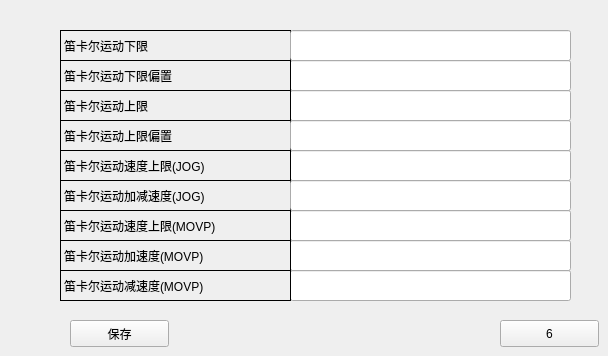
      <widget class="QWidget" name="page_23">
       <widget class="QLineEdit" name="lineEdit_128">
        <property name="geometry">
         <rect>
          <x>290</x>
          <y>210</y>
          <width>281</width>
          <height>31</height>
         </rect>
        </property>
       </widget>
       <widget class="QLineEdit" name="lineEdit_129">
        <property name="geometry">
         <rect>
          <x>290</x>
          <y>90</y>
          <width>281</width>
          <height>31</height>
         </rect>
        </property>
       </widget>
       <widget class="QLabel" name="label_176">
        <property name="geometry">
         <rect>
          <x>60</x>
          <y>180</y>
          <width>231</width>
          <height>31</height>
         </rect>
        </property>
        <property name="frameShape">
         <enum>QFrame::Panel</enum>
        </property>
        <property name="text">
         <string>笛卡尔运动加减速度(JOG)</string>
        </property>
       </widget>
       <widget class="QLineEdit" name="lineEdit_141">
        <property name="geometry">
         <rect>
          <x>290</x>
          <y>150</y>
          <width>281</width>
          <height>31</height>
         </rect>
        </property>
       </widget>
       <widget class="QLineEdit" name="lineEdit_142">
        <property name="geometry">
         <rect>
          <x>290</x>
          <y>270</y>
          <width>281</width>
          <height>31</height>
         </rect>
        </property>
       </widget>
       <widget class="QLabel" name="label_177">
        <property name="geometry">
         <rect>
          <x>60</x>
          <y>150</y>
          <width>231</width>
          <height>31</height>
         </rect>
        </property>
        <property name="frameShape">
         <enum>QFrame::Panel</enum>
        </property>
        <property name="text">
         <string>笛卡尔运动速度上限(JOG)</string>
        </property>
       </widget>
       <widget class="QLabel" name="label_178">
        <property name="geometry">
         <rect>
          <x>60</x>
          <y>120</y>
          <width>231</width>
          <height>31</height>
         </rect>
        </property>
        <property name="frameShape">
         <enum>QFrame::Panel</enum>
        </property>
        <property name="text">
         <string>笛卡尔运动上限偏置</string>
        </property>
       </widget>
       <widget class="QLineEdit" name="lineEdit_143">
        <property name="geometry">
         <rect>
          <x>290</x>
          <y>120</y>
          <width>281</width>
          <height>31</height>
         </rect>
        </property>
       </widget>
       <widget class="QPushButton" name="pushButton_65">
        <property name="geometry">
         <rect>
          <x>70</x>
          <y>320</y>
          <width>99</width>
          <height>27</height>
         </rect>
        </property>
        <property name="text">
         <string>保存</string>
        </property>
       </widget>
       <widget class="QLabel" name="label_186">
        <property name="geometry">
         <rect>
          <x>60</x>
          <y>210</y>
          <width>231</width>
          <height>31</height>
         </rect>
        </property>
        <property name="frameShape">
         <enum>QFrame::Panel</enum>
        </property>
        <property name="text">
         <string>笛卡尔运动速度上限(MOVP)</string>
        </property>
       </widget>
       <widget class="QLineEdit" name="lineEdit_144">
        <property name="geometry">
         <rect>
          <x>290</x>
          <y>60</y>
          <width>281</width>
          <height>31</height>
         </rect>
        </property>
       </widget>
       <widget class="QLineEdit" name="lineEdit_145">
        <property name="geometry">
         <rect>
          <x>290</x>
          <y>240</y>
          <width>281</width>
          <height>31</height>
         </rect>
        </property>
       </widget>
       <widget class="QLabel" name="label_187">
        <property name="geometry">
         <rect>
          <x>60</x>
          <y>90</y>
          <width>231</width>
          <height>31</height>
         </rect>
        </property>
        <property name="frameShape">
         <enum>QFrame::Panel</enum>
        </property>
        <property name="text">
         <string>笛卡尔运动上限</string>
        </property>
       </widget>
       <widget class="QLabel" name="label_188">
        <property name="geometry">
         <rect>
          <x>60</x>
          <y>240</y>
          <width>231</width>
          <height>31</height>
         </rect>
        </property>
        <property name="frameShape">
         <enum>QFrame::Panel</enum>
        </property>
        <property name="text">
         <string>笛卡尔运动加速度(MOVP)</string>
        </property>
       </widget>
       <widget class="QLabel" name="label_189">
        <property name="geometry">
         <rect>
          <x>60</x>
          <y>270</y>
          <width>231</width>
          <height>31</height>
         </rect>
        </property>
        <property name="frameShape">
         <enum>QFrame::Panel</enum>
        </property>
        <property name="text">
         <string>笛卡尔运动减速度(MOVP)</string>
        </property>
       </widget>
       <widget class="QLineEdit" name="lineEdit_146">
        <property name="geometry">
         <rect>
          <x>290</x>
          <y>180</y>
          <width>281</width>
          <height>31</height>
         </rect>
        </property>
       </widget>
       <widget class="QLabel" name="label_190">
        <property name="geometry">
         <rect>
          <x>60</x>
          <y>30</y>
          <width>231</width>
          <height>31</height>
         </rect>
        </property>
        <property name="frameShape">
         <enum>QFrame::Panel</enum>
        </property>
        <property name="text">
         <string>笛卡尔运动下限</string>
        </property>
       </widget>
       <widget class="QLabel" name="label_191">
        <property name="geometry">
         <rect>
          <x>60</x>
          <y>60</y>
          <width>231</width>
          <height>31</height>
         </rect>
        </property>
        <property name="frameShape">
         <enum>QFrame::Panel</enum>
        </property>
        <property name="text">
         <string>笛卡尔运动下限偏置</string>
        </property>
       </widget>
       <widget class="QLineEdit" name="lineEdit_147">
        <property name="geometry">
         <rect>
          <x>290</x>
          <y>30</y>
          <width>281</width>
          <height>31</height>
         </rect>
        </property>
       </widget>
       <widget class="QPushButton" name="pushButton_58">
        <property name="geometry">
         <rect>
          <x>500</x>
          <y>320</y>
          <width>99</width>
          <height>27</height>
         </rect>
        </property>
        <property name="text">
         <string>6</string>
        </property>
       </widget>
      </widget>
